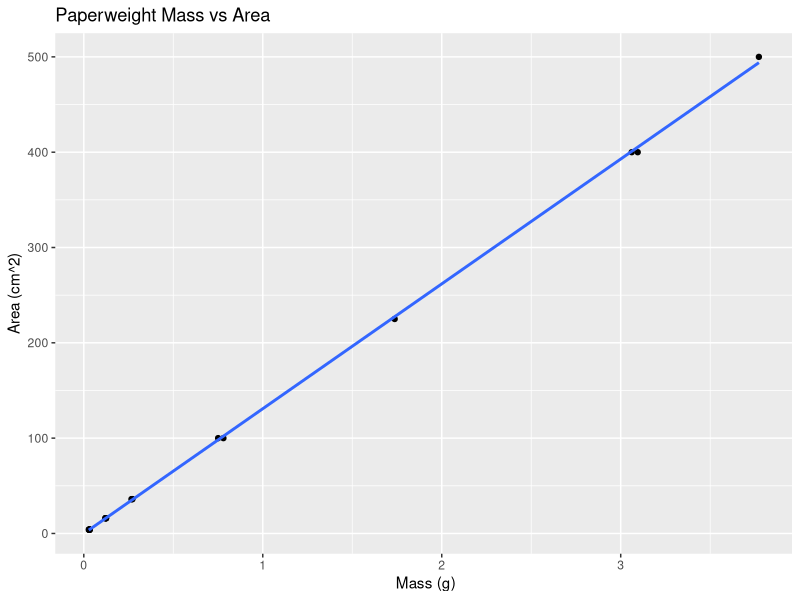
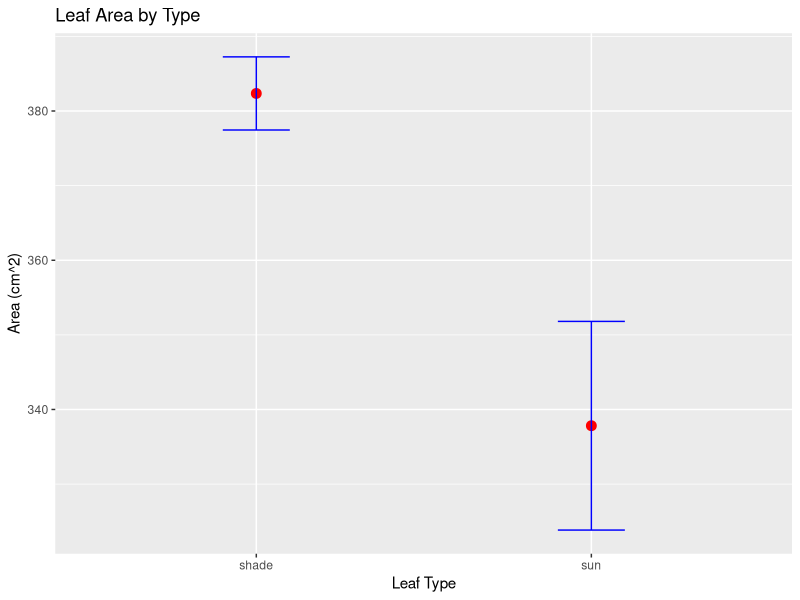
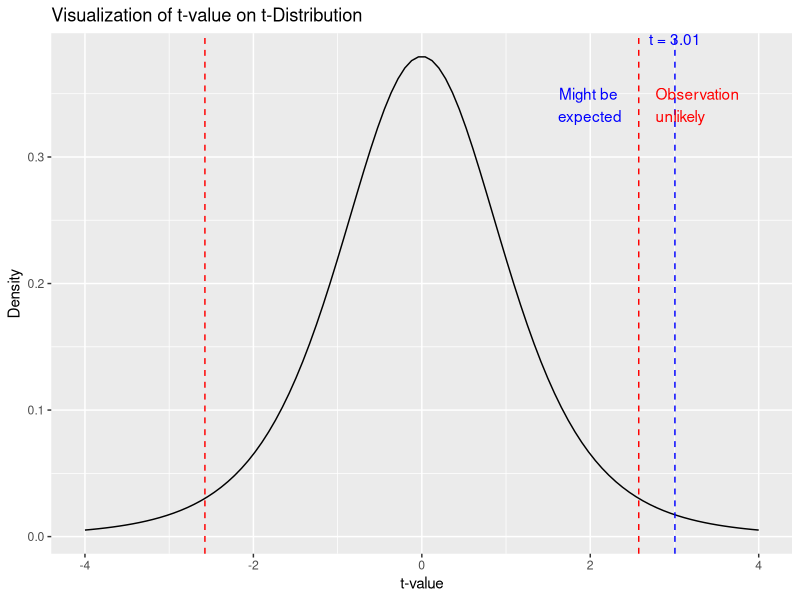
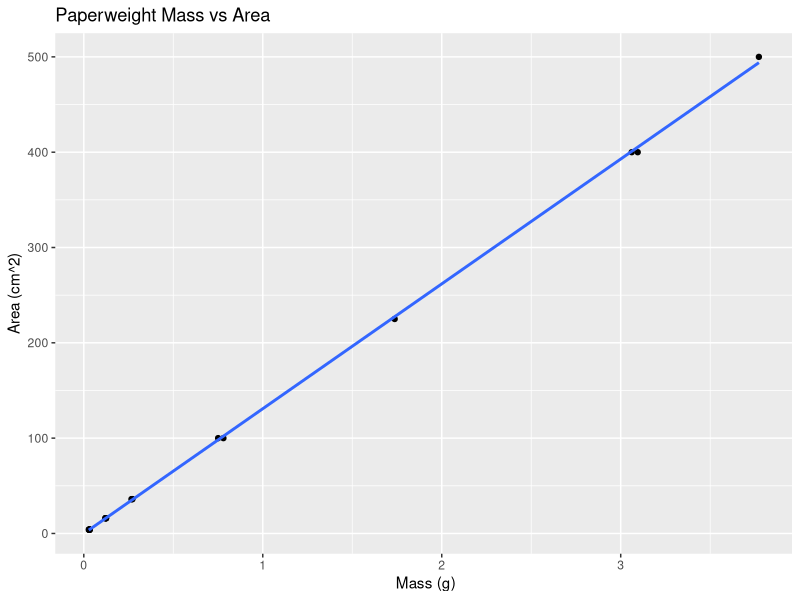
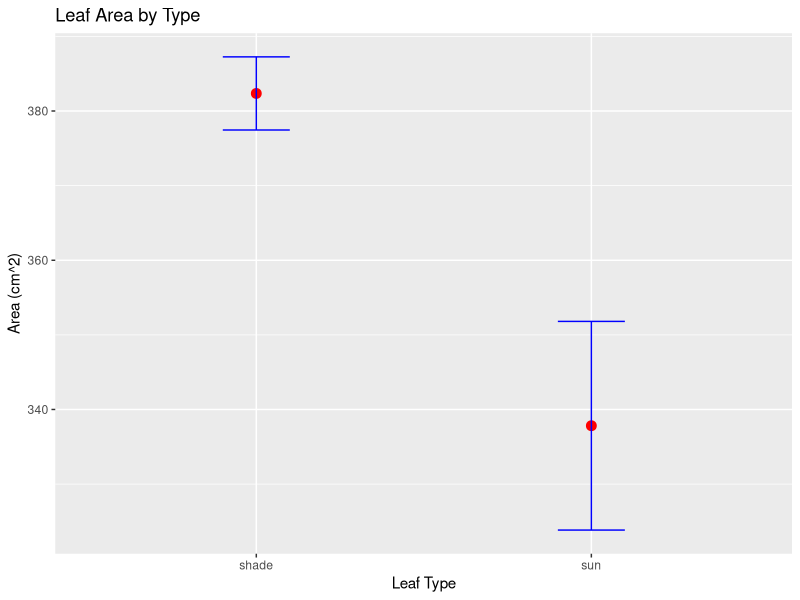

R code for these plots, in order:
# install packages-----
# install.packages("tidyverse")
# install.packages("skimr")
# install.packages("readxl")
# install.packages("janitor")

# load libraries from packages -----
library(skimr)
library(readxl)
library(tidyverse)

# load the data file from the data subdirectory
reg.df <- read_excel("data/lab_2_paperweights.xlsx")

# now to look at the plot of the data
regression.plot <- reg.df |>  # the data to use called a dataframe
  ggplot(aes(x=mass_g , y=area_cm2)) + # aes is aesthetics and it is the x and y variables and x= y= does not need to be defined
  geom_point() + # adding a geometry of a point 
  geom_smooth(method="lm", se=FALSE) + # adding a geometry of a smoothed line as a linear model
  labs(title="Paperweight Mass vs Area", # add plot title
       x=" Mass (g)", # add x title label
       y="Area (cm^2)") # add y title label
regression.plot # call the plot to show

# save the regression plot ---
ggsave(regression.plot, file = "figures/regression_plot.pdf", 
       width = 4, height = 4, units = "in", dpi = 300)

# The linear model or linear regression ------
# now to get the formula of the line the is in blue
# Assuming reg.df is your data frame and linear.model is your lm object
linear.model <- lm(area_cm2 ~ mass_g, data = reg.df)  # Refit the model if necessary

# Extracting coefficients -0 the slope and intercept
coefficients <- coef(linear.model)
intercept <- coefficients[1]
slope <- coefficients[2]

# Create the line equation as a string
line_equation <- sprintf("y = %.4fx + %.4f", slope, intercept)

# Print the line equation
print(line_equation)

# now we have the linear model which allows us to transform mass into area
# y = 130.9774 (slope - how much area changes with a change in 1 unit of mass) * x + -0.0983 (y intercept)


# Read in leaf trace masses ------
trace.df <- read_excel("data/trace_masses.xlsx")

# now we need to use the lineaer equation above to predict the 
# unknown area from the mass of the trace

# Mutate a new column of leaf area -----
trace.df <- trace.df |> 
  mutate(leaf_area_cm2 = slope * trace_mass_g + intercept)

# Graph Leaf Areas -----
leaf_area.plot <- trace.df |> 
  ggplot(aes(x= leaf_type , y = leaf_area_cm2))+
  stat_summary(
    fun = mean, 
    geom = "point", 
    size = 3,    
    color = "red"
  ) +
  stat_summary( # Calculate and plot error bars for mean and SE
    fun.data = mean_se, 
    geom = "errorbar",  
    width = 0.2, 
    color = "blue"
  ) +
  labs(
    title = "Leaf Area by Type",
    x = "Leaf Type",
    y = "Area (cm^2)"
  )
leaf_area.plot

# save the regression plot ---
ggsave(leaf_area.plot, file = "figures/leaf_area_plot.pdf", 
       width = 4, height = 4, units = "in", dpi = 300)


# Test if means are significantly different with a T-Test ----
# Performing the t-test
t_test.model <- t.test(leaf_area_cm2 ~ leaf_type, data = trace.df)

# Viewing the results
print(t_test.model)

# If we wanted to visualize how our T value falls on a T Distribution we can 
# Extract t-value and degrees of freedom
t_value <- t_test.model$statistic
df <- t_test.model$parameter

# Plotting the t-distribution
t_dist_df <- data.frame(x = seq(-4, 4, length.out = 100))
t_dist_df$y <- dt(t_dist_df$x, df)

# Assuming t_dist_df and df are already defined
# Calculate critical values for annotation
critical_left <- qt(0.025, df, lower.tail = TRUE)
critical_right <- qt(0.975, df, lower.tail = TRUE)
max_y <- max(t_dist_df$y) * 0.9  # Calculate the y-position for the annotations

ggplot(t_dist_df, aes(x = x, y = y)) +
  geom_line() +  # Plot t-distribution
  geom_vline(xintercept = critical_left, linetype = "dashed", color = "red") +
  geom_vline(xintercept = critical_right, linetype = "dashed", color = "red") +
  geom_vline(xintercept = t_value, color = "blue", linetype = "dashed") +
  annotate("text", x = critical_right + 0.2, y = max_y, 
           label = "Observation \nunlikely", hjust = 0, color = "red") +
  annotate("text", x = critical_right - 0.2, y = max_y, 
           label = "Might be \nexpected", hjust = 1, color = "blue") +
  annotate("text", x = t_value, y = max(t_dist_df$y), label = sprintf("t = %.2f", t_value), vjust = -1, color = "blue") +
  labs(title = "Visualization of t-value on t-Distribution",
       x = "t-value",
       y = "Density")

